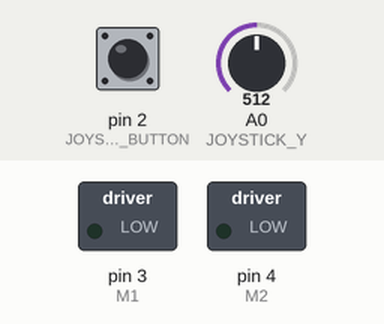
The sketch below on a simulated Arduino Uno, built with avr-gcc and run on an emulated ATmega328P. Parts: switched loads named in the sketch (green lamp = pin HIGH). The inputs (shaded band) are chosen by the test bench; at power-on: A0 (JOYSTICK_Y) = 512, pin 2 (JOYSTICK_BUTTON) HIGH.

Above: at 1.2 s.
1.3 s: A0 (JOYSTICK_Y) set to 416
2.8 s: A0 (JOYSTICK_Y) set to 382
At 3.1 s:
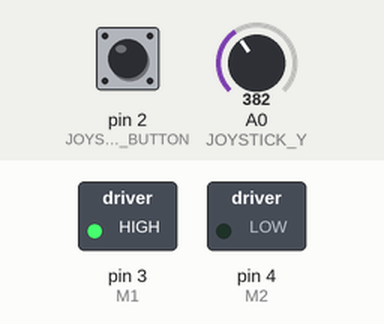
4.3 s: pin 2 (JOYSTICK_BUTTON) pulled LOW for 0.15 s
At 5.4 s:
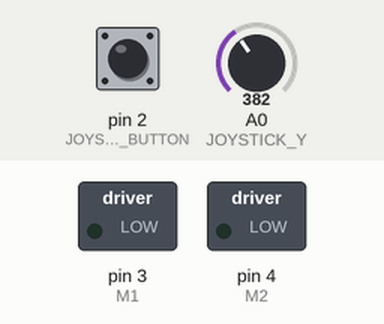
5.9 s: A0 (JOYSTICK_Y) set to 610
At 6.6 s:
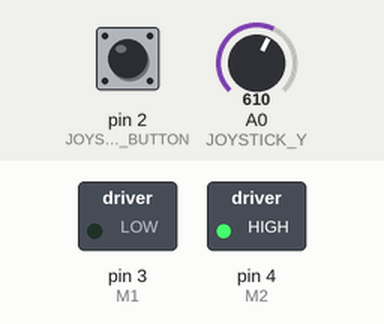
8.8 s: A0 (JOYSTICK_Y) set to 390
At 10.2 s:
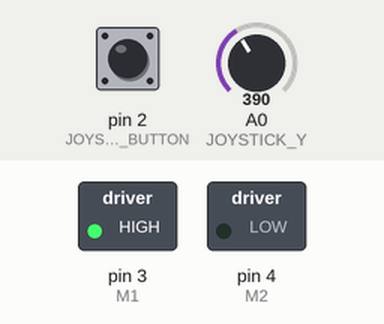
Timing chart, 0 to 20.3 s (numbered marks = the images above; inputs shaded):
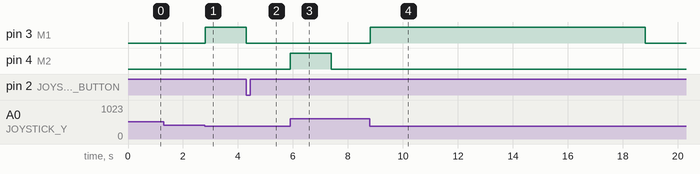

Measured:
- the behaviour switches between 400 and 399 on A0 (JOYSTICK_Y) (found by bisection; images 0 and 1)
- after the input at 1.3 s, every drawn part: stays the same
- after the input at 2.8 s, pin 3 (M1): LOW → HIGH at once
- after the input at 4.3 s, pin 3 (M1): HIGH → LOW at once
- after the input at 5.9 s, pin 4 (M2): LOW → HIGH at once, → LOW 1.5 s later
- after the input at 8.8 s, pin 3 (M1): LOW → HIGH at once, → LOW 10.0 s later

The sketch:

02-shutters-control.ino
```cpp
// (licence header left out)
#define DEBUG 0
#if DEBUG
  // The `DEBUG_PIN` is active low due to the internal pullup
  #define DEBUG_PIN 12
#endif

// Pin Definitions
#define JOYSTICK_Y A0  // Joystick Y-axis analog input
#define JOYSTICK_BUTTON 2  // Joystick button (digital input)
#define M1 3  // L298N IN1 pin
#define M2 4  // L298N IN2 pin

#define ENABLE_JUMPER 1  // Set to `0` if L298N ENABLE jumper is not installed
#if !ENABLE_JUMPER
  #define PWM1 5  // L298N ENA pin (PWM)
#endif

// Configuration
#define FULL_TRAVEL_TIME 10000 // Time for full open/close (10s)
#define UP_THRESHOLD 400  // Joystick up threshold
#define DOWN_THRESHOLD 600  // Joystick down threshold

// Motor Control Functions
void stopMotor() {
  digitalWrite(M1, LOW);
  digitalWrite(M2, LOW);
  #ifdef PWM1
    analogWrite(PWM1, 0);  // Ensure the motor got disabled
  #endif
}

void moveUp() {
  digitalWrite(M1, HIGH);
  digitalWrite(M2, LOW);
  #ifdef PWM1
    analogWrite(PWM1, 255);  // Full speed
  #endif
}

void moveDown() {
  digitalWrite(M1, LOW);
  digitalWrite(M2, HIGH);
  #ifdef PWM1
    analogWrite(PWM1, 255);  // Full speed
  #endif
}

// System State
enum State { IDLE, MOVING_UP, MOVING_DOWN };
State currentState = IDLE;

// Position Tracking
unsigned long currentPosition = 0;  // Current shutter position (0=closed, FULL_TRAVEL_TIME=open)
unsigned long movementStartTime = 0;  // Movement start timestamp
unsigned long initialPosition = 0;  // Position at movement start
unsigned long targetTime = 0;  // Scheduled stop time

// Input Tracking
bool lastUp = false;
bool lastDown = false;
bool lastButtonState = HIGH;

void setup() {
  // Initialize pins
  pinMode(JOYSTICK_BUTTON, INPUT_PULLUP);
  pinMode(M1, OUTPUT);
  pinMode(M2, OUTPUT);

  #ifdef PWM1
    pinMode(PWM1, OUTPUT);
  #endif

  // Start with motor stopped
  stopMotor();

  // Initialize serial for monitoring
  #if DEBUG
    // The `DEBUG_PIN` is active low due to the internal pullup
    pinMode(DEBUG_PIN, INPUT_PULLUP);
    pinMode(LED_BUILTIN, OUTPUT);
    Serial.begin(9600);
  #endif
}

void loop() {
  // Read current inputs
  bool buttonPressed = (digitalRead(JOYSTICK_BUTTON) == LOW);
  int yValue = analogRead(JOYSTICK_Y);
  bool upPressed = (yValue < UP_THRESHOLD);
  bool downPressed = (yValue > DOWN_THRESHOLD);

  // Handle joystick up edge
  if (upPressed && !lastUp) {
    if (currentState == IDLE && currentPosition < FULL_TRAVEL_TIME) {
      initialPosition = currentPosition;
      movementStartTime = millis();
      targetTime = movementStartTime + (FULL_TRAVEL_TIME - initialPosition);
      currentState = MOVING_UP;
      moveUp();

      #if DEBUG
        if (!digitalRead(DEBUG_PIN)) {
          digitalWrite(LED_BUILTIN, HIGH);
          Serial.println("Starting UP movement");
          Serial.flush();
          digitalWrite(LED_BUILTIN, LOW);
        }
      #endif
    }
  }

  // Handle joystick down edge
  if (downPressed && !lastDown) {
    if (currentState == IDLE && currentPosition > 0) {
      initialPosition = currentPosition;
      movementStartTime = millis();
      targetTime = movementStartTime + initialPosition;
      currentState = MOVING_DOWN;
      moveDown();
      #if DEBUG
        if (!digitalRead(DEBUG_PIN)) {
          digitalWrite(LED_BUILTIN, HIGH);
          Serial.println("Starting DOWN movement");
          Serial.flush();
          digitalWrite(LED_BUILTIN, LOW);
        }
      #endif
    }
  }

  // Handle button press (with edge detection)
  if (buttonPressed && !lastButtonState) {
    if (currentState != IDLE) {
      // Calculate elapsed movement time
      unsigned long elapsed = millis() - movementStartTime;

      // Update position based on movement direction
      if (currentState == MOVING_UP) {
        currentPosition = min(initialPosition + elapsed, FULL_TRAVEL_TIME);
        #if DEBUG
          if (!digitalRead(DEBUG_PIN)) {
            digitalWrite(LED_BUILTIN, HIGH);
            Serial.print("Stopped UP. New position: ");
            Serial.flush();
            digitalWrite(LED_BUILTIN, LOW);
          }
        #endif
      } else {
        currentPosition = (elapsed < initialPosition) ?
                          (initialPosition - elapsed) : 0;
        #if DEBUG
          if (!digitalRead(DEBUG_PIN)) {
            digitalWrite(LED_BUILTIN, HIGH);
            Serial.print("Stopped DOWN. New position: ");
            Serial.flush();
            digitalWrite(LED_BUILTIN, LOW);
          }
        #endif
      }

      #if DEBUG
        if (!digitalRead(DEBUG_PIN)) {
          digitalWrite(LED_BUILTIN, HIGH);
          Serial.println(currentPosition);
          Serial.flush();
          digitalWrite(LED_BUILTIN, LOW);
        }
      #endif
      stopMotor();
      currentState = IDLE;
    }
  }

  // Check for movement completion
  if (currentState != IDLE && millis() >= targetTime) {
    if (currentState == MOVING_UP) {
      currentPosition = FULL_TRAVEL_TIME;
      #if DEBUG
        if (!digitalRead(DEBUG_PIN)) {
          digitalWrite(LED_BUILTIN, HIGH);
          Serial.println("Reached FULL OPEN");
          Serial.flush();
          digitalWrite(LED_BUILTIN, LOW);
        }
      #endif
    } else {
      currentPosition = 0;
      #if DEBUG
        if (!digitalRead(DEBUG_PIN)) {
          digitalWrite(LED_BUILTIN, HIGH);
          Serial.println("Reached FULL CLOSE");
          Serial.flush();
          digitalWrite(LED_BUILTIN, LOW);
        }
      #endif
    }
    stopMotor();
    currentState = IDLE;
  }

  // Update input states for next iteration
  lastUp = upPressed;
  lastDown = downPressed;
  lastButtonState = buttonPressed;

  // Small delay to stabilize input readings
  delay(10);
}
```
